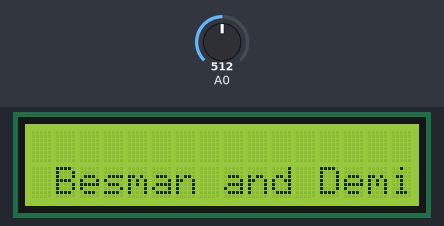
Simulated run of this sketch. Board: Arduino Uno, built with avr-gcc and run on an emulated ATmega328P. Shown: 16×2 character LCD. Inputs (shaded band) come from the test bench; at power-on: A0 = 512.

Above: at 0.1 s.
At 1.1 s:
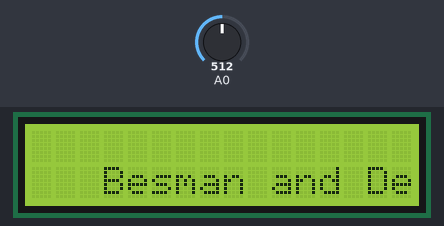
At 2.1 s:
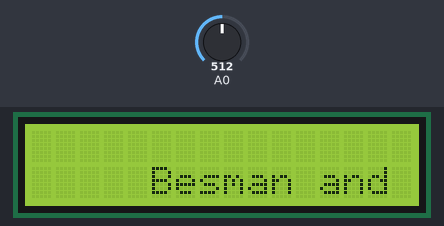
At 3.7 s:
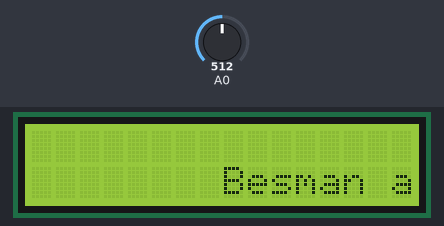
At 5.7 s:
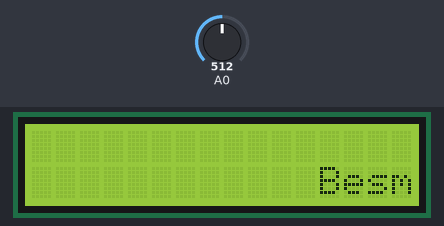
At 7.7 s:
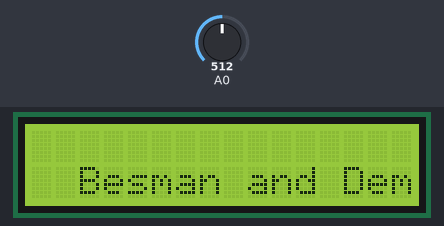

The sketch:

LW12.ino
```cpp
// Подключаем библиотеку для работы с жидкокристаллическим
// экраном (англ. Liquid Crystal Display или просто LCD)
#include <LiquidCrystal.h>
// на диоде, защищающем от неверной полярности, падает доля
// напряжения (англ. voltage drop). Необходимо это учитывать
#define DIODE_DROP 0.7
// Объявляем объект, для управления дисплеем. Для его создания
// необходимо указать номера пинов, к которым он подключен в
// порядке: RS E DB5 DB6 DB7 DB8

int cursor = 0;
LiquidCrystal lcd(13, 12, 11, 10, 9, 8);
void setup()
{
 // начинаем работу с экраном. Сообщаем объекту количество
 // строк и столбцов. Опять же, вызывать pinMode не требуется:
 // функция begin сделает всё за нас
 lcd.begin(16, 2);
 // печатаем сообщение на первой строке
 lcd.print("Battery voltage:");
}
void loop()
{
  lcd.clear();
 // высчитываем напряжение подключенной батарейки
 float voltage = analogRead(A0) / 1024.0 * 10.0;
 // если напряжение на делителе напряжения было зафиксировано,
 // нужно прибавить напряжение на диоде, т.к. оно было съедено
 if (voltage > 0.1)
 voltage += DIODE_DROP;
 cursor = cursor +1;
 if(cursor == 14){
 cursor =0;
 }
 // устанавливаем курсор, колонку 0, строку 1. На деле — это
 // левый квадрат 2-й строки, т.к. нумерация начинается с нуля
 lcd.setCursor(cursor, 1);
// печатаем напряжение в батарейке с точностью до сотых долей

 // следом печатаем единицы измерения
 lcd.print("Besman and Demidenko");
 delay(500);
}
```

Measured:
- by itself, everything shown: repeats every 7.1 s, in 14 steps
- what the display in image 1 shows lasts 0.5 s, from 1.1 s to 1.6 s
